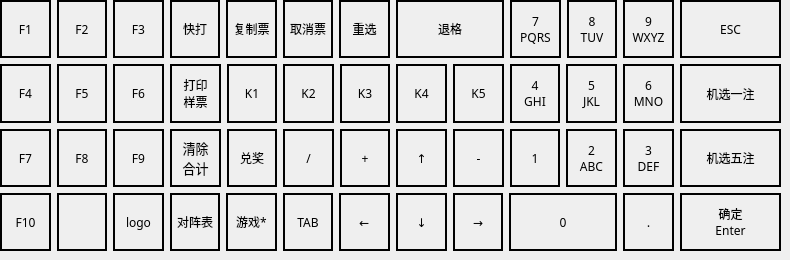
     <widget class="QWidget" name="KeyboardPage2">
      <widget class="QWidget" name="verticalLayoutWidget_2">
       <property name="geometry">
        <rect>
         <x>0</x>
         <y>0</y>
         <width>781</width>
         <height>251</height>
        </rect>
       </property>
       <property name="font">
        <font>
         <family>Abyssinica SIL</family>
         <weight>50</weight>
         <bold>false</bold>
        </font>
       </property>
       <layout class="QVBoxLayout" name="verticalLayout_6" stretch="1,1,1,1">
        <item>
         <layout class="QHBoxLayout" name="horizontalLayout_7" stretch="1,1,1,1,1,1,1,2,1,1,1,2">
          <item>
           <widget class="QLabel" name="labelKeyF1_2">
            <property name="font">
             <font>
              <family>Abyssinica SIL</family>
              <weight>50</weight>
              <bold>false</bold>
             </font>
            </property>
            <property name="frameShape">
             <enum>QFrame::WinPanel</enum>
            </property>
            <property name="frameShadow">
             <enum>QFrame::Plain</enum>
            </property>
            <property name="text">
             <string>F1</string>
            </property>
            <property name="alignment">
             <set>Qt::AlignCenter</set>
            </property>
           </widget>
          </item>
          <item>
           <widget class="QLabel" name="labelKeyF2_2">
            <property name="font">
             <font>
              <family>Abyssinica SIL</family>
              <weight>50</weight>
              <bold>false</bold>
             </font>
            </property>
            <property name="frameShape">
             <enum>QFrame::WinPanel</enum>
            </property>
            <property name="frameShadow">
             <enum>QFrame::Plain</enum>
            </property>
            <property name="text">
             <string>F2</string>
            </property>
            <property name="alignment">
             <set>Qt::AlignCenter</set>
            </property>
           </widget>
          </item>
          <item>
           <widget class="QLabel" name="labelKeyF3_2">
            <property name="font">
             <font>
              <family>Abyssinica SIL</family>
              <weight>50</weight>
              <bold>false</bold>
             </font>
            </property>
            <property name="frameShape">
             <enum>QFrame::WinPanel</enum>
            </property>
            <property name="text">
             <string>F3</string>
            </property>
            <property name="alignment">
             <set>Qt::AlignCenter</set>
            </property>
           </widget>
          </item>
          <item>
           <widget class="QLabel" name="labelKeyg_2">
            <property name="font">
             <font>
              <family>Abyssinica SIL</family>
              <weight>50</weight>
              <bold>false</bold>
             </font>
            </property>
            <property name="frameShape">
             <enum>QFrame::WinPanel</enum>
            </property>
            <property name="text">
             <string>快打</string>
            </property>
            <property name="alignment">
             <set>Qt::AlignCenter</set>
            </property>
           </widget>
          </item>
          <item>
           <widget class="QLabel" name="labelKeyn_2">
            <property name="font">
             <font>
              <family>Abyssinica SIL</family>
              <weight>50</weight>
              <bold>false</bold>
             </font>
            </property>
            <property name="frameShape">
             <enum>QFrame::WinPanel</enum>
            </property>
            <property name="text">
             <string>复制票</string>
            </property>
            <property name="alignment">
             <set>Qt::AlignCenter</set>
            </property>
           </widget>
          </item>
          <item>
           <widget class="QLabel" name="labelKeye_2">
            <property name="font">
             <font>
              <family>Abyssinica SIL</family>
              <weight>50</weight>
              <bold>false</bold>
             </font>
            </property>
            <property name="frameShape">
             <enum>QFrame::WinPanel</enum>
            </property>
            <property name="text">
             <string>取消票</string>
            </property>
            <property name="alignment">
             <set>Qt::AlignCenter</set>
            </property>
           </widget>
          </item>
          <item>
           <widget class="QLabel" name="labelKeyf_2">
            <property name="font">
             <font>
              <family>Abyssinica SIL</family>
              <weight>50</weight>
              <bold>false</bold>
             </font>
            </property>
            <property name="frameShape">
             <enum>QFrame::WinPanel</enum>
            </property>
            <property name="text">
             <string>重选</string>
            </property>
            <property name="alignment">
             <set>Qt::AlignCenter</set>
            </property>
           </widget>
          </item>
          <item>
           <widget class="QLabel" name="labelKeybackspace_2">
            <property name="sizePolicy">
             <sizepolicy hsizetype="Fixed" vsizetype="Preferred">
              <horstretch>0</horstretch>
              <verstretch>0</verstretch>
             </sizepolicy>
            </property>
            <property name="minimumSize">
             <size>
              <width>108</width>
              <height>0</height>
             </size>
            </property>
            <property name="font">
             <font>
              <family>Abyssinica SIL</family>
              <weight>50</weight>
              <bold>false</bold>
             </font>
            </property>
            <property name="frameShape">
             <enum>QFrame::WinPanel</enum>
            </property>
            <property name="text">
             <string>退格</string>
            </property>
            <property name="alignment">
             <set>Qt::AlignCenter</set>
            </property>
           </widget>
          </item>
          <item>
           <widget class="QLabel" name="labelKey7_2">
            <property name="font">
             <font>
              <family>Abyssinica SIL</family>
              <weight>50</weight>
              <bold>false</bold>
             </font>
            </property>
            <property name="frameShape">
             <enum>QFrame::WinPanel</enum>
            </property>
            <property name="text">
             <string>7
PQRS</string>
            </property>
            <property name="alignment">
             <set>Qt::AlignCenter</set>
            </property>
           </widget>
          </item>
          <item>
           <widget class="QLabel" name="labelKey8_2">
            <property name="font">
             <font>
              <family>Abyssinica SIL</family>
              <weight>50</weight>
              <bold>false</bold>
             </font>
            </property>
            <property name="frameShape">
             <enum>QFrame::WinPanel</enum>
            </property>
            <property name="text">
             <string>8
TUV</string>
            </property>
            <property name="alignment">
             <set>Qt::AlignCenter</set>
            </property>
           </widget>
          </item>
          <item>
           <widget class="QLabel" name="labelKey9_2">
            <property name="font">
             <font>
              <family>Abyssinica SIL</family>
              <weight>50</weight>
              <bold>false</bold>
             </font>
            </property>
            <property name="frameShape">
             <enum>QFrame::WinPanel</enum>
            </property>
            <property name="text">
             <string>9
WXYZ</string>
            </property>
            <property name="alignment">
             <set>Qt::AlignCenter</set>
            </property>
           </widget>
          </item>
          <item>
           <widget class="QLabel" name="labelKeyESC_2">
            <property name="font">
             <font>
              <family>Abyssinica SIL</family>
              <weight>50</weight>
              <bold>false</bold>
             </font>
            </property>
            <property name="frameShape">
             <enum>QFrame::WinPanel</enum>
            </property>
            <property name="text">
             <string>ESC</string>
            </property>
            <property name="alignment">
             <set>Qt::AlignCenter</set>
            </property>
           </widget>
          </item>
         </layout>
        </item>
        <item>
         <layout class="QHBoxLayout" name="horizontalLayout_8" stretch="1,1,1,1,1,1,1,1,1,1,1,1,2">
          <item>
           <widget class="QLabel" name="labelKeyF4_2">
            <property name="font">
             <font>
              <family>Abyssinica SIL</family>
              <weight>50</weight>
              <bold>false</bold>
             </font>
            </property>
            <property name="frameShape">
             <enum>QFrame::WinPanel</enum>
            </property>
            <property name="text">
             <string>F4</string>
            </property>
            <property name="alignment">
             <set>Qt::AlignCenter</set>
            </property>
           </widget>
          </item>
          <item>
           <widget class="QLabel" name="labelKeyF5_2">
            <property name="font">
             <font>
              <family>Abyssinica SIL</family>
              <weight>50</weight>
              <bold>false</bold>
             </font>
            </property>
            <property name="frameShape">
             <enum>QFrame::WinPanel</enum>
            </property>
            <property name="text">
             <string>F5</string>
            </property>
            <property name="alignment">
             <set>Qt::AlignCenter</set>
            </property>
           </widget>
          </item>
          <item>
           <widget class="QLabel" name="labelKeyF6_2">
            <property name="font">
             <font>
              <family>Abyssinica SIL</family>
              <weight>50</weight>
              <bold>false</bold>
             </font>
            </property>
            <property name="frameShape">
             <enum>QFrame::WinPanel</enum>
            </property>
            <property name="text">
             <string>F6</string>
            </property>
            <property name="alignment">
             <set>Qt::AlignCenter</set>
            </property>
           </widget>
          </item>
          <item>
           <widget class="QLabel" name="labelKeyo_2">
            <property name="font">
             <font>
              <family>Abyssinica SIL</family>
              <weight>50</weight>
              <bold>false</bold>
             </font>
            </property>
            <property name="frameShape">
             <enum>QFrame::WinPanel</enum>
            </property>
            <property name="text">
             <string>打印
样票</string>
            </property>
            <property name="alignment">
             <set>Qt::AlignCenter</set>
            </property>
           </widget>
          </item>
          <item>
           <widget class="QLabel" name="labelKeyh_2">
            <property name="font">
             <font>
              <family>Abyssinica SIL</family>
              <weight>50</weight>
              <bold>false</bold>
             </font>
            </property>
            <property name="frameShape">
             <enum>QFrame::WinPanel</enum>
            </property>
            <property name="text">
             <string>K1</string>
            </property>
            <property name="alignment">
             <set>Qt::AlignCenter</set>
            </property>
           </widget>
          </item>
          <item>
           <widget class="QLabel" name="labelKeyi_2">
            <property name="font">
             <font>
              <family>Abyssinica SIL</family>
              <weight>50</weight>
              <bold>false</bold>
             </font>
            </property>
            <property name="frameShape">
             <enum>QFrame::WinPanel</enum>
            </property>
            <property name="text">
             <string>K2</string>
            </property>
            <property name="alignment">
             <set>Qt::AlignCenter</set>
            </property>
           </widget>
          </item>
          <item>
           <widget class="QLabel" name="labelKeyj_2">
            <property name="font">
             <font>
              <family>Abyssinica SIL</family>
              <weight>50</weight>
              <bold>false</bold>
             </font>
            </property>
            <property name="frameShape">
             <enum>QFrame::WinPanel</enum>
            </property>
            <property name="text">
             <string>K3</string>
            </property>
            <property name="alignment">
             <set>Qt::AlignCenter</set>
            </property>
           </widget>
          </item>
          <item>
           <widget class="QLabel" name="labelKeyk_2">
            <property name="font">
             <font>
              <family>Abyssinica SIL</family>
              <weight>50</weight>
              <bold>false</bold>
             </font>
            </property>
            <property name="frameShape">
             <enum>QFrame::WinPanel</enum>
            </property>
            <property name="text">
             <string>K4</string>
            </property>
            <property name="alignment">
             <set>Qt::AlignCenter</set>
            </property>
           </widget>
          </item>
          <item>
           <widget class="QLabel" name="labelKeyl_2">
            <property name="font">
             <font>
              <family>Abyssinica SIL</family>
              <weight>50</weight>
              <bold>false</bold>
             </font>
            </property>
            <property name="frameShape">
             <enum>QFrame::WinPanel</enum>
            </property>
            <property name="text">
             <string>K5</string>
            </property>
            <property name="alignment">
             <set>Qt::AlignCenter</set>
            </property>
           </widget>
          </item>
          <item>
           <widget class="QLabel" name="labelKey4_2">
            <property name="font">
             <font>
              <family>Abyssinica SIL</family>
              <weight>50</weight>
              <bold>false</bold>
             </font>
            </property>
            <property name="frameShape">
             <enum>QFrame::WinPanel</enum>
            </property>
            <property name="text">
             <string>4
GHI</string>
            </property>
            <property name="alignment">
             <set>Qt::AlignCenter</set>
            </property>
           </widget>
          </item>
          <item>
           <widget class="QLabel" name="labelKey5_2">
            <property name="font">
             <font>
              <family>Abyssinica SIL</family>
              <weight>50</weight>
              <bold>false</bold>
             </font>
            </property>
            <property name="frameShape">
             <enum>QFrame::WinPanel</enum>
            </property>
            <property name="text">
             <string>5
JKL</string>
            </property>
            <property name="alignment">
             <set>Qt::AlignCenter</set>
            </property>
           </widget>
          </item>
          <item>
           <widget class="QLabel" name="labelKey6_2">
            <property name="font">
             <font>
              <family>Abyssinica SIL</family>
              <weight>50</weight>
              <bold>false</bold>
             </font>
            </property>
            <property name="frameShape">
             <enum>QFrame::WinPanel</enum>
            </property>
            <property name="text">
             <string>6
MNO</string>
            </property>
            <property name="alignment">
             <set>Qt::AlignCenter</set>
            </property>
           </widget>
          </item>
          <item>
           <widget class="QLabel" name="labelKeya_2">
            <property name="font">
             <font>
              <family>Abyssinica SIL</family>
              <weight>50</weight>
              <bold>false</bold>
             </font>
            </property>
            <property name="frameShape">
             <enum>QFrame::WinPanel</enum>
            </property>
            <property name="text">
             <string>机选一注</string>
            </property>
            <property name="alignment">
             <set>Qt::AlignCenter</set>
            </property>
           </widget>
          </item>
         </layout>
        </item>
        <item>
         <layout class="QHBoxLayout" name="horizontalLayout_9" stretch="1,1,1,1,1,1,1,1,1,1,1,1,2">
          <item>
           <widget class="QLabel" name="labelKeyF7_2">
            <property name="font">
             <font>
              <family>Abyssinica SIL</family>
              <weight>50</weight>
              <bold>false</bold>
             </font>
            </property>
            <property name="frameShape">
             <enum>QFrame::WinPanel</enum>
            </property>
            <property name="text">
             <string>F7</string>
            </property>
            <property name="alignment">
             <set>Qt::AlignCenter</set>
            </property>
           </widget>
          </item>
          <item>
           <widget class="QLabel" name="labelKeyF8_2">
            <property name="font">
             <font>
              <family>Abyssinica SIL</family>
              <weight>50</weight>
              <bold>false</bold>
             </font>
            </property>
            <property name="frameShape">
             <enum>QFrame::WinPanel</enum>
            </property>
            <property name="text">
             <string>F8</string>
            </property>
            <property name="alignment">
             <set>Qt::AlignCenter</set>
            </property>
           </widget>
          </item>
          <item>
           <widget class="QLabel" name="labelKeyF9_2">
            <property name="font">
             <font>
              <family>Abyssinica SIL</family>
              <weight>50</weight>
              <bold>false</bold>
             </font>
            </property>
            <property name="frameShape">
             <enum>QFrame::WinPanel</enum>
            </property>
            <property name="text">
             <string>F9</string>
            </property>
            <property name="alignment">
             <set>Qt::AlignCenter</set>
            </property>
           </widget>
          </item>
          <item>
           <widget class="QLabel" name="labelKeyc_2">
            <property name="font">
             <font>
              <family>Abyssinica SIL</family>
              <pointsize>10</pointsize>
              <weight>50</weight>
              <bold>false</bold>
             </font>
            </property>
            <property name="frameShape">
             <enum>QFrame::WinPanel</enum>
            </property>
            <property name="text">
             <string>清除
合计</string>
            </property>
            <property name="alignment">
             <set>Qt::AlignCenter</set>
            </property>
           </widget>
          </item>
          <item>
           <widget class="QLabel" name="labelKeyd_2">
            <property name="font">
             <font>
              <family>Abyssinica SIL</family>
              <weight>50</weight>
              <bold>false</bold>
             </font>
            </property>
            <property name="frameShape">
             <enum>QFrame::WinPanel</enum>
            </property>
            <property name="text">
             <string>兑奖</string>
            </property>
            <property name="alignment">
             <set>Qt::AlignCenter</set>
            </property>
           </widget>
          </item>
          <item>
           <widget class="QLabel" name="labelKeySlash_2">
            <property name="font">
             <font>
              <family>Abyssinica SIL</family>
              <weight>50</weight>
              <bold>false</bold>
             </font>
            </property>
            <property name="frameShape">
             <enum>QFrame::WinPanel</enum>
            </property>
            <property name="text">
             <string>/</string>
            </property>
            <property name="alignment">
             <set>Qt::AlignCenter</set>
            </property>
           </widget>
          </item>
          <item>
           <widget class="QLabel" name="labelKeyadd_2">
            <property name="font">
             <font>
              <family>Abyssinica SIL</family>
              <weight>50</weight>
              <bold>false</bold>
             </font>
            </property>
            <property name="frameShape">
             <enum>QFrame::WinPanel</enum>
            </property>
            <property name="text">
             <string>+</string>
            </property>
            <property name="alignment">
             <set>Qt::AlignCenter</set>
            </property>
           </widget>
          </item>
          <item>
           <widget class="QLabel" name="labelKeyup_2">
            <property name="font">
             <font>
              <family>Abyssinica SIL</family>
              <weight>50</weight>
              <bold>false</bold>
             </font>
            </property>
            <property name="frameShape">
             <enum>QFrame::WinPanel</enum>
            </property>
            <property name="text">
             <string>↑</string>
            </property>
            <property name="alignment">
             <set>Qt::AlignCenter</set>
            </property>
           </widget>
          </item>
          <item>
           <widget class="QLabel" name="labelKeysub_2">
            <property name="font">
             <font>
              <family>Abyssinica SIL</family>
              <weight>50</weight>
              <bold>false</bold>
             </font>
            </property>
            <property name="frameShape">
             <enum>QFrame::WinPanel</enum>
            </property>
            <property name="text">
             <string>-</string>
            </property>
            <property name="alignment">
             <set>Qt::AlignCenter</set>
            </property>
           </widget>
          </item>
          <item>
           <widget class="QLabel" name="labelKey1_2">
            <property name="font">
             <font>
              <family>Abyssinica SIL</family>
              <weight>50</weight>
              <bold>false</bold>
             </font>
            </property>
            <property name="frameShape">
             <enum>QFrame::WinPanel</enum>
            </property>
            <property name="text">
             <string>1</string>
            </property>
            <property name="alignment">
             <set>Qt::AlignCenter</set>
            </property>
           </widget>
          </item>
          <item>
           <widget class="QLabel" name="labelKey2_2">
            <property name="font">
             <font>
              <family>Abyssinica SIL</family>
              <weight>50</weight>
              <bold>false</bold>
             </font>
            </property>
            <property name="frameShape">
             <enum>QFrame::WinPanel</enum>
            </property>
            <property name="text">
             <string>2
ABC</string>
            </property>
            <property name="alignment">
             <set>Qt::AlignCenter</set>
            </property>
           </widget>
          </item>
          <item>
           <widget class="QLabel" name="labelKey3_2">
            <property name="font">
             <font>
              <family>Abyssinica SIL</family>
              <weight>50</weight>
              <bold>false</bold>
             </font>
            </property>
            <property name="frameShape">
             <enum>QFrame::WinPanel</enum>
            </property>
            <property name="text">
             <string>3
DEF</string>
            </property>
            <property name="alignment">
             <set>Qt::AlignCenter</set>
            </property>
           </widget>
          </item>
          <item>
           <widget class="QLabel" name="labelKeyb_2">
            <property name="font">
             <font>
              <family>Abyssinica SIL</family>
              <weight>50</weight>
              <bold>false</bold>
             </font>
            </property>
            <property name="frameShape">
             <enum>QFrame::WinPanel</enum>
            </property>
            <property name="text">
             <string>机选五注</string>
            </property>
            <property name="alignment">
             <set>Qt::AlignCenter</set>
            </property>
           </widget>
          </item>
         </layout>
        </item>
        <item>
         <layout class="QHBoxLayout" name="horizontalLayout_10" stretch="1,1,1,1,1,1,1,1,1,2,1,2">
          <item>
           <widget class="QLabel" name="labelKeyF10_2">
            <property name="font">
             <font>
              <family>Abyssinica SIL</family>
              <weight>50</weight>
              <bold>false</bold>
             </font>
            </property>
            <property name="frameShape">
             <enum>QFrame::WinPanel</enum>
            </property>
            <property name="text">
             <string>F10</string>
            </property>
            <property name="alignment">
             <set>Qt::AlignCenter</set>
            </property>
           </widget>
          </item>
          <item>
           <widget class="QLabel" name="label_30">
            <property name="font">
             <font>
              <family>Abyssinica SIL</family>
              <weight>50</weight>
              <bold>false</bold>
             </font>
            </property>
            <property name="frameShape">
             <enum>QFrame::WinPanel</enum>
            </property>
            <property name="text">
             <string/>
            </property>
           </widget>
          </item>
          <item>
           <widget class="QLabel" name="labelKeyCtrl_2">
            <property name="font">
             <font>
              <family>Abyssinica SIL</family>
              <weight>50</weight>
              <bold>false</bold>
             </font>
            </property>
            <property name="frameShape">
             <enum>QFrame::WinPanel</enum>
            </property>
            <property name="text">
             <string>logo</string>
            </property>
            <property name="alignment">
             <set>Qt::AlignCenter</set>
            </property>
           </widget>
          </item>
          <item>
           <widget class="QLabel" name="labelKeym_2">
            <property name="font">
             <font>
              <family>Abyssinica SIL</family>
              <weight>50</weight>
              <bold>false</bold>
             </font>
            </property>
            <property name="frameShape">
             <enum>QFrame::WinPanel</enum>
            </property>
            <property name="text">
             <string>对阵表</string>
            </property>
            <property name="alignment">
             <set>Qt::AlignCenter</set>
            </property>
           </widget>
          </item>
          <item>
           <widget class="QLabel" name="labelKeyasterisk_2">
            <property name="font">
             <font>
              <family>Abyssinica SIL</family>
              <weight>50</weight>
              <bold>false</bold>
             </font>
            </property>
            <property name="frameShape">
             <enum>QFrame::WinPanel</enum>
            </property>
            <property name="text">
             <string>游戏*</string>
            </property>
            <property name="alignment">
             <set>Qt::AlignCenter</set>
            </property>
           </widget>
          </item>
          <item>
           <widget class="QLabel" name="labelKeyTAB_2">
            <property name="font">
             <font>
              <family>Abyssinica SIL</family>
              <weight>50</weight>
              <bold>false</bold>
             </font>
            </property>
            <property name="frameShape">
             <enum>QFrame::WinPanel</enum>
            </property>
            <property name="text">
             <string>TAB</string>
            </property>
            <property name="alignment">
             <set>Qt::AlignCenter</set>
            </property>
           </widget>
          </item>
          <item>
           <widget class="QLabel" name="labelKeyleft_2">
            <property name="font">
             <font>
              <family>Abyssinica SIL</family>
              <weight>50</weight>
              <bold>false</bold>
             </font>
            </property>
            <property name="frameShape">
             <enum>QFrame::WinPanel</enum>
            </property>
            <property name="text">
             <string>←</string>
            </property>
            <property name="alignment">
             <set>Qt::AlignCenter</set>
            </property>
           </widget>
          </item>
          <item>
           <widget class="QLabel" name="labelKeydown_2">
            <property name="font">
             <font>
              <family>Abyssinica SIL</family>
              <weight>50</weight>
              <bold>false</bold>
             </font>
            </property>
            <property name="frameShape">
             <enum>QFrame::WinPanel</enum>
            </property>
            <property name="text">
             <string>↓</string>
            </property>
            <property name="alignment">
             <set>Qt::AlignCenter</set>
            </property>
           </widget>
          </item>
          <item>
           <widget class="QLabel" name="labelKeyright_2">
            <property name="font">
             <font>
              <family>Abyssinica SIL</family>
              <weight>50</weight>
              <bold>false</bold>
             </font>
            </property>
            <property name="frameShape">
             <enum>QFrame::WinPanel</enum>
            </property>
            <property name="text">
             <string>→</string>
            </property>
            <property name="alignment">
             <set>Qt::AlignCenter</set>
            </property>
           </widget>
          </item>
          <item>
           <widget class="QLabel" name="labelKey0_2">
            <property name="sizePolicy">
             <sizepolicy hsizetype="Fixed" vsizetype="Preferred">
              <horstretch>0</horstretch>
              <verstretch>0</verstretch>
             </sizepolicy>
            </property>
            <property name="minimumSize">
             <size>
              <width>108</width>
              <height>0</height>
             </size>
            </property>
            <property name="font">
             <font>
              <family>Abyssinica SIL</family>
              <weight>50</weight>
              <bold>false</bold>
             </font>
            </property>
            <property name="frameShape">
             <enum>QFrame::WinPanel</enum>
            </property>
            <property name="text">
             <string>0</string>
            </property>
            <property name="alignment">
             <set>Qt::AlignCenter</set>
            </property>
           </widget>
          </item>
          <item>
           <widget class="QLabel" name="labelKeydot_2">
            <property name="font">
             <font>
              <family>Abyssinica SIL</family>
              <pointsize>10</pointsize>
              <weight>50</weight>
              <bold>false</bold>
             </font>
            </property>
            <property name="frameShape">
             <enum>QFrame::WinPanel</enum>
            </property>
            <property name="text">
             <string>.</string>
            </property>
            <property name="alignment">
             <set>Qt::AlignCenter</set>
            </property>
           </widget>
          </item>
          <item>
           <widget class="QLabel" name="labelKeyEnter_2">
            <property name="font">
             <font>
              <family>Abyssinica SIL</family>
              <weight>50</weight>
              <bold>false</bold>
             </font>
            </property>
            <property name="frameShape">
             <enum>QFrame::WinPanel</enum>
            </property>
            <property name="text">
             <string>确定
Enter</string>
            </property>
            <property name="alignment">
             <set>Qt::AlignCenter</set>
            </property>
           </widget>
          </item>
         </layout>
        </item>
       </layout>
      </widget>
     </widget>
